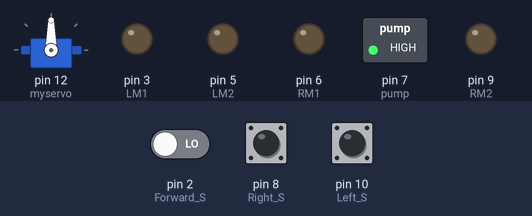
The sketch below on a simulated Arduino Uno, built with avr-gcc and run on an emulated ATmega328P. Shown: servo, switched loads named in the sketch (green lamp = pin HIGH), output pins drawn as LEDs (lit = HIGH). The inputs (shaded band) are chosen by the test bench; at power-on: pin 2 (Forward_S) LOW, pin 10 (Left_S) LOW, pin 8 (Right_S) LOW.

Above: at 9.3 s.
9.4 s: pin 2 (Forward_S) driven HIGH
At 13.1 s:
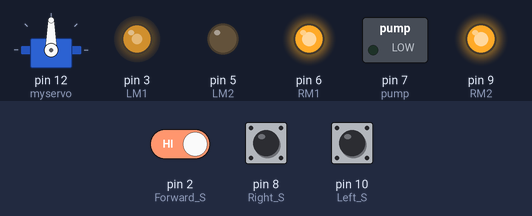
At 13.6 s:
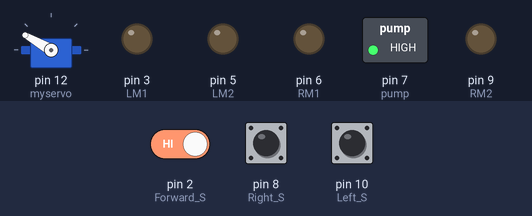
16.1 s: pin 10 (Left_S) pulled HIGH for 3 s
At 16.6 s:
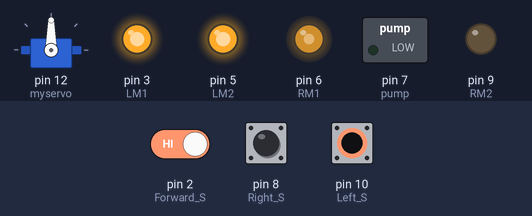
Timing chart, 0 to 27.4 s (numbered marks = the images above; inputs shaded):
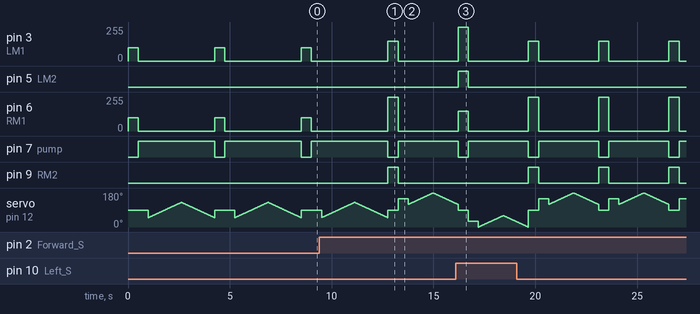

The sketch:

Fire_fighter_updated.ino
```cpp
/*------ Arduino Fire Fighting Robot Code----- */

#include <Servo.h>
Servo myservo;

int pos = 0;
boolean fire = false;

/*-------defining Inputs------*/
#define Left_S 10     // left sensor
#define Right_S 8      // right sensor
#define Forward_S 2 //forward sensor

/*-------defining Outputs------*/
#define LM1 3       // left motor
#define LM2 5       // left motor
#define RM1 6       // right motord
#define RM2 9       // right motor
#define pump 7

void setup()
{
  pinMode(Left_S, INPUT);
  pinMode(Right_S, INPUT);
  pinMode(Forward_S, INPUT);
  pinMode(LM1, OUTPUT);
  pinMode(LM2, OUTPUT);
  pinMode(RM1, OUTPUT);
  pinMode(RM2, OUTPUT);
  pinMode(pump, OUTPUT);

  myservo.attach(12); //servo attached at 12 pin
  myservo.write(90);
}

void put_off_fire_forward()
{
  //delay (500);

    digitalWrite(LM1, LOW);
    digitalWrite(LM2, LOW);
    digitalWrite(RM1, LOW);
    digitalWrite(RM2, LOW);

     digitalWrite(pump, HIGH);
     delay(500);

    for (pos = 50; pos <= 130; pos += 1) {
      myservo.write(pos);
      delay(20);
    }
    for (pos = 130; pos >= 50; pos -= 1) {
      myservo.write(pos);
      delay(20);
    }

    digitalWrite(pump,LOW);
   myservo.write(90);

   fire=false;
}
void put_off_fire_right()
{
  //delay (500);

    digitalWrite(LM1, LOW);
    digitalWrite(LM2, LOW);
    digitalWrite(RM1, LOW);
    digitalWrite(RM2, LOW);
     myservo.write(30);

    digitalWrite(pump, HIGH);
     delay(500);
    for (pos = 0; pos <= 60; pos += 1) {
      myservo.write(pos);
      delay(20);
    }
    for (pos = 60; pos >= 0; pos -= 1) {
      myservo.write(pos);
      delay(20);
    }

    digitalWrite(pump,LOW);
   myservo.write(90);

   fire=false;
}
void put_off_fire_left()
{
  //delay (500);

    digitalWrite(LM1, LOW);
    digitalWrite(LM2, LOW);
    digitalWrite(RM1, LOW);
    digitalWrite(RM2, LOW);
     myservo.write(150);

     digitalWrite(pump, HIGH);
     delay(500);
    for (pos = 120; pos <= 180; pos += 1) {
      myservo.write(pos);
      delay(20);
    }
    for (pos = 180; pos >= 120; pos -= 1) {
      myservo.write(pos);
      delay(20);
    }

    digitalWrite(pump,LOW);
    myservo.write(90);

   fire=false;
}
void right_move(){
    digitalWrite(LM1, HIGH);
    digitalWrite(LM2, HIGH);
    analogWrite(RM1, 150);
    digitalWrite(RM2, LOW);
    fire = true;
}
void left_move(){
    analogWrite(LM1, 150);
    digitalWrite(LM2, LOW);
    digitalWrite(RM1, HIGH);
    digitalWrite(RM2, HIGH);
    fire = true;
}
void forward_move(){
    analogWrite(LM1, 100);
    digitalWrite(LM2, LOW);
    analogWrite(RM1, 100);
    digitalWrite(RM2, LOW);
    fire = true;
}
void loop()
{
   myservo.write(90); //Sweep_Servo();

    if (digitalRead(Left_S) ==1 && digitalRead(Right_S)==1 && digitalRead(Forward_S) ==1) //If Fire not detected all sensors are zero
    {
    //Do not move the robot
    digitalWrite(LM1, LOW);
    digitalWrite(LM2, LOW);
    digitalWrite(RM1, LOW);
    digitalWrite(RM2, LOW);
    }

    else if (digitalRead(Forward_S) ==0) //If Fire is straight ahead
    {
    //Move the robot forward
    forward_move();
    delay(500); //Slow down the speed of robot

     while (fire == true)
     {
      put_off_fire_forward();
     }
    }

    else if (digitalRead(Left_S) ==0) //If Fire is to the left
    {
    //Move the robot left
      left_move();
      delay(500); //Slow down the speed of robot

     while (fire == true)
     {
      put_off_fire_left();
     }
    }

    else if (digitalRead(Right_S) ==0) //If Fire is to the right
    {
    //Move the robot right
      right_move();
      delay(500); //Slow down the speed of robot

     while (fire == true)
     {
      put_off_fire_right();
     }
    }
}
```

Measured:
- after the input at 9.4 s, pin 9 (RM2): LOW → HIGH after 3.4 s, → LOW 0.50 s later
- after the input at 16.1 s, pin 5 (LM2): LOW → HIGH after 0.11 s, → LOW 0.50 s later
- by itself, pin 3 (LM1): repeats every 3.4 s: 0/255 2.9 s, 150/255 0.50 s
- by itself, pin 6 (RM1): repeats every 3.4 s: 0/255 2.9 s, 255/255 0.50 s
- by itself, pin 7 (pump): alternates HIGH for 2.9 s and LOW for 0.50 s
